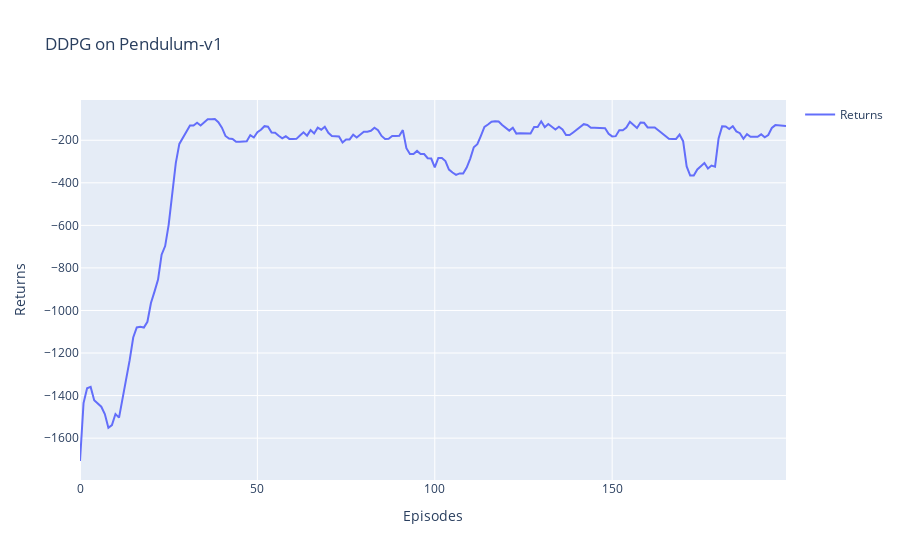

This figure's notebook cell:
### Code cell
import plotly.graph_objects as go
import pandas as pd
df = pd.read_csv('DDPG_Pendulum-v1_mv_returns_data.csv')  # 从 CSV 文件中读取数据
fig = go.Figure()
fig.add_trace(go.Scatter(x=df['Episodes'], y=df['Returns'], mode='lines', name='Returns'))
fig.update_layout(
    title='DDPG on Pendulum-v1',
    xaxis_title='Episodes',
    yaxis_title='Returns',
    showlegend=True
)
fig.show()

### Figure 1 — Plotly figure (JSON) as saved in the notebook; plotly's stock layout.template omitted (floating-point values rounded to 4 significant figures; data arrays with more than 128 entries replaced by an {"elided": "..."} marker saying what was removed)
{"data": [{"mode": "lines", "name": "Returns", "type": "scatter", "x": {"elided": "200 int values"}, "y": {"elided": "200 float values"}}], "layout": {"showlegend": true, "title": {"text": "DDPG on Pendulum-v1"}, "xaxis": {"title": {"text": "Episodes"}}, "yaxis": {"title": {"text": "Returns"}}}}
